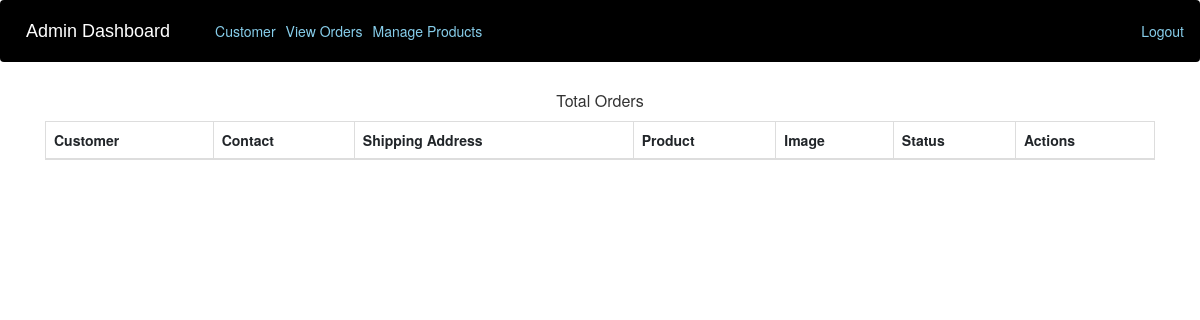
Before: /admin-view-booking (signed in) with the older database file.
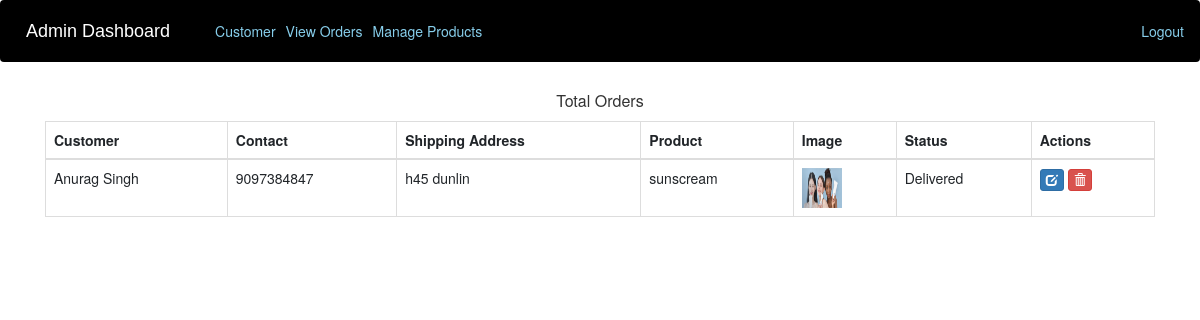
After: the same page with the newer database file.
### ecom/models.py (models this page shows, shortened)
class Customer(models.Model):
    user=models.OneToOneField(User,on_delete=models.CASCADE)
    profile_pic= models.ImageField(upload_to='profile_pic/CustomerProfilePic/',null=True,blank=True)
    address = models.CharField(max_length=40)
    mobile = models.CharField(max_length=20,null=False)
    @property
    def get_name(self):
        return self.user.first_name+" "+self.user.last_name

class Orders(models.Model):
    STATUS =(
        ('Pending','Pending'),
        ('Order Confirmed','Order Confirmed'),
        ('Out for Delivery','Out for Delivery'),
        ('Delivered','Delivered'),
    )
    customer=models.ForeignKey('Customer', on_delete=models.CASCADE,null=True)
    product=models.ForeignKey('Product',on_delete=models.CASCADE,null=True)
    email = models.CharField(max_length=50,null=True)
    address = models.CharField(max_length=500,null=True)
    mobile = models.CharField(max_length=20,null=True)
    order_date= models.DateField(auto_now_add=True,null=True)
    status=models.CharField(max_length=50,null=True,choices=STATUS)

class Product(models.Model):
    name=models.CharField(max_length=40)
    product_image= models.ImageField(upload_to='product_image/',null=True,blank=True)
    price = models.PositiveIntegerField()
    description=models.CharField(max_length=40)

### ecom/views.py (the view)
# urls.py: path('admin-view-booking', views.admin_view_booking_view, name='admin-view-booking'),
@login_required(login_url='adminlogin')
def admin_view_booking_view(request):
    orders=models.Orders.objects.all()
    ordered_products=[]
    ordered_bys=[]
    for order in orders:
        ordered_product=models.Product.objects.all().filter(id=order.product.id)
        ordered_by=models.Customer.objects.all().filter(id = order.customer.id)
        ordered_products.append(ordered_product)
        ordered_bys.append(ordered_by)
    return render(request,'ecom/admin_view_booking.html',{'data':zip(ordered_products,ordered_bys,orders)})

### templates/ecom/admin_view_booking.html (shortened to what this page needs)
{% extends 'ecom/admin_base.html' %}
{% load static %}
{% block content %}
<head>
  <link href="//netdna.bootstrapcdn.com/bootstrap/3.0.0/css/bootstrap.min.css" rel="stylesheet" id="bootstrap-css">
</head>
<div class="container">
  <div >
    <div class="panel-heading">
      <h6 class="panel-title">Total Orders</h6>
    </div>
    <table class="table table-hover table-bordered" id="dev-table">
      <thead>
        <tr>
          <th>Customer</th>
          <th>Contact</th>
          <th>Shipping Address</th>
          <th>Product</th>
          <th>Image</th>
          <th>Status</th>
          <th>Actions</th>
        </tr>
      </thead>
      {% for product,customer,order in data %}
      <tr>
        {% for c in customer %}
        <td> {{c.get_name}}</td>
        <td>{{c.mobile}}</td>
        <td>{{order.address}}</td>
        {% endfor %}
        {% for p in product %}
        <td> {{p.name}}</td>
        <td> <img src="{% static p.product_image.url %}" alt="Profile Pic" height="40px" width="40px" /></td>
        <td>{{order.status}}</td>
        <td><a class="btn btn-primary btn-xs" href="{% url 'update-order' order.id  %}"><span class="glyphicon glyphicon-edit"></span></a>
        <a class="btn btn-danger btn-xs" href="{% url 'delete-order' order.id  %}"><span class="glyphicon glyphicon-trash"></span></a></td>
        {% endfor %}
      </tr>
      {% endfor %}
    </table>
  </div>
</div>
{% endblock content %}

Changed rows visible on the page:
added Orders: address "h45 dunlin", status "Delivered"
now on this page (row unchanged): Customer: get_name "Anurag Singh", mobile "9097384847"
added Product: name "sunscream", product_image (picture)
